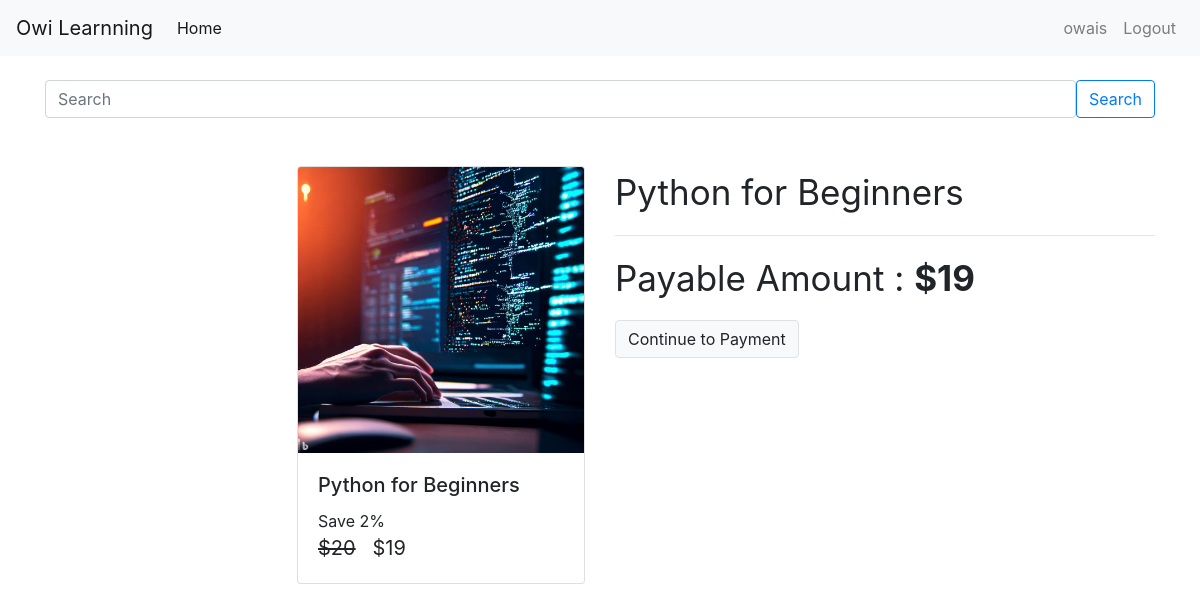
The app's page /check-out/python (signed in) with its own data.
### account/models.py (models this page shows)
class User(AbstractUser):
    is_admin= models.BooleanField('Is admin', default=False)
    is_customer = models.BooleanField('Is customer', default=False)
    is_employee = models.BooleanField('Is employee', default=False)

### courses/models/course.py (models this page shows, shortened)
class Course(models.Model):
    name = models.CharField(max_length = 50 , null = False)
    slug = models.CharField(max_length = 50 , null = False , unique = True)
    description = models.CharField(max_length = 200 , null = True)
    price = models.IntegerField(null=False)
    discount = models.IntegerField(null=False , default = 0)
    active = models.BooleanField(default = False)
    thumbnail = models.ImageField(upload_to = "files/thumbnail")
    date = models.DateTimeField(auto_now_add= True)
    resource = models.FileField(upload_to = "files/resource")
    length = models.IntegerField(null=False)

### courses/views/checkout.py (the view, shortened to what this page needs)
# urls.py: path('check-out/<str:slug>', checkout , name = 'check-out'),
@login_required(login_url='/login')
def checkout(request , slug):
    course = Course.objects.get(slug  = slug)
    user = request.user
    action = request.GET.get('action')
    order = None
    payment = None
    error = None
    amount=None
    if error is None :
        amount =  int((course.price - ( course.price * course.discount * 0.01 )) * 100)
    if amount==0:
        userCourse = UserCourse(user = user , course = course)
        userCourse.save()
        return redirect('my-courses')
    context = {
        "course" : course ,
        "order" : order,
        "payment" : payment,
        "user" : user ,
        "error" : error
    }
    return  render(request , template_name="courses/check_out.html" , context=context )

### courses/templatetags/course_custom_tags.py (called while the page is built)
@register.simple_tag
def cal_sellprice(price , discount):
    if discount is None or discount is 0:
        return price
    sellprice = price
    sellprice = price - ( price * discount * 0.01 )
    return math.floor(sellprice)

@register.filter
def rupee(price):
    return f'${price}'

### courses/templates/courses/check_out.html (shortened to what this page needs)
{% extends 'courses/base.html' %}
{% load course_custom_tags %}
{%block content%}
<div class="container">
    <br>
    <br>
    <div class="row ">
        <div class="col mr-auto ">
            <div class="card ml-auto" style="width: 18rem;">
                <img class="card-img-top" src="{{course.thumbnail.url}}" alt="Card image cap">
                <div class="card-body">
                    <h5 class="card-title">{{course.name}}</h5>
                    <p class="card-text m-0 p-0">
                        Save {{course.discount}}%
                        <br>
                        <span class="price">
                            <del>{{course.price|rupee}}</del>
                            <span>{% cal_sellprice course.price course.discount as value %} {{value|rupee}}</span>
                        </span>
                    </p>
                </div>
            </div>
        </div>
        <div class="col ">
            <div>
                <p class="display-5">{{course.name}}</p>
                <hr>
                <p class="display-5">Payable Amount : <b>{% cal_sellprice course.price course.discount as value %}
                        {{value|rupee}}</b></p>
                <a class="btn btn-light border" href="?action=create_payment">Continue to Payment</a>
            </div>
        </div>
    </div>
</div>
{%endblock%}

### courses/templates/courses/base.html (shortened to what this page needs)
<!doctype html>
{% load static %}
<html lang="en">
  <head>
    <link rel="stylesheet" href="https://maxcdn.bootstrapcdn.com/bootstrap/4.0.0/css/bootstrap.min.css">
    <link rel="stylesheet" href="{% static 'courses/css/common.css'%}">
  </head>
  <body>
    <nav class="navbar navbar-expand-lg navbar-light bg-light">
        <a class="navbar-brand" href="/">Owi Learnning</a>
        <div class="collapse navbar-collapse" id="navbarNav">
            <ul class="navbar-nav mr-auto">
                <li class="nav-item active">
                  <a class="nav-link" href="/">Home <span class="sr-only">(current)</span></a>
                </li>
              </ul>
            <ul class="navbar-nav ml-auto">
              {% if request.user.is_authenticated %}
              <li class="nav-item">
                <a class="nav-link" href="/my-courses">{{user.username}}</a>
              </li>
              <li class="nav-item">
                <a class="nav-link" href="/logout">Logout</a>
              </li>
            {% endif %}
          </ul>
        </div>
      </nav>
  <div class="container mt-4">
    <form class="d-flex">
      <input class="form-control me-2" type="search"name='query' placeholder="Search" aria-label="Search">
      <button class="btn btn-outline-primary" type="submit">Search</button>
    </form>
  </div>
    {% block content %}
    {% endblock %}
  </body>
</html>

### courses/static/courses/css/common.css (style rules this page uses)
.price { font-size: 20px; }
.display-5 { font-size: 35px; }

### records on screen
User: username "owais"
Course: thumbnail (picture), name "Python for Beginners", discount "2", price "$20"

### other values on screen
{{ value|rupee }} "$19"
